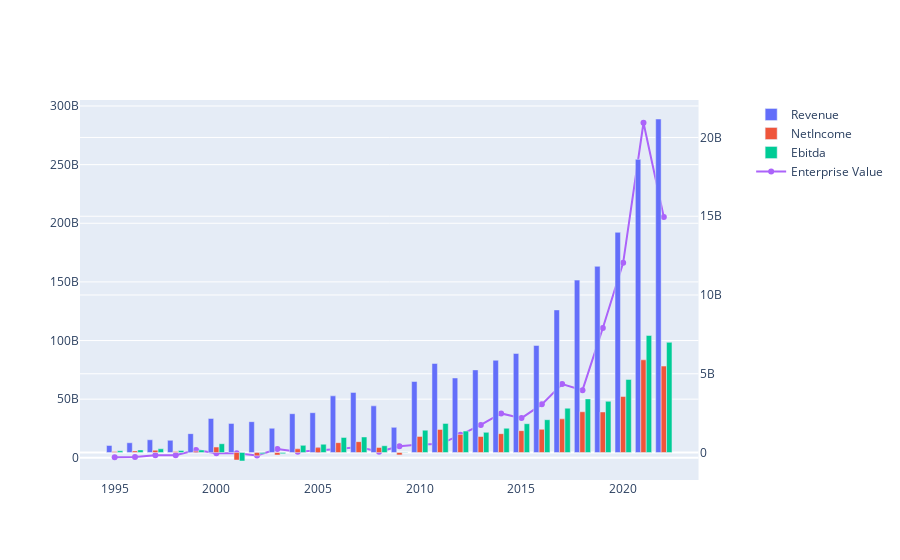

The notebook cell this image was saved under:
### Code cell
import plotly.graph_objects as go

from plotly.subplots import make_subplots

# Create figure with secondary y-axis
fig = make_subplots(specs=[[{"secondary_y": True}]])

fig.add_trace(go.Bar(x=income_statement_annually_t.index, y=income_statement_annually_t.revenue,
                    name='Revenue'), secondary_y=True)

fig.add_trace(go.Bar(x=income_statement_annually_t.index, y=income_statement_annually_t.netIncome,
                    name='NetIncome'), secondary_y=True)

fig.add_trace(go.Bar(x=income_statement_annually_t.index, y=income_statement_annually_t.ebitda,
                    name='Ebitda'), secondary_y=True)

fig.add_trace(go.Scatter(x=key_metrics_annually_t.index, y=key_metrics_annually_t.enterpriseValue,
                    mode='lines+markers',
                    name='Enterprise Value'), secondary_y=False)

fig.show()
